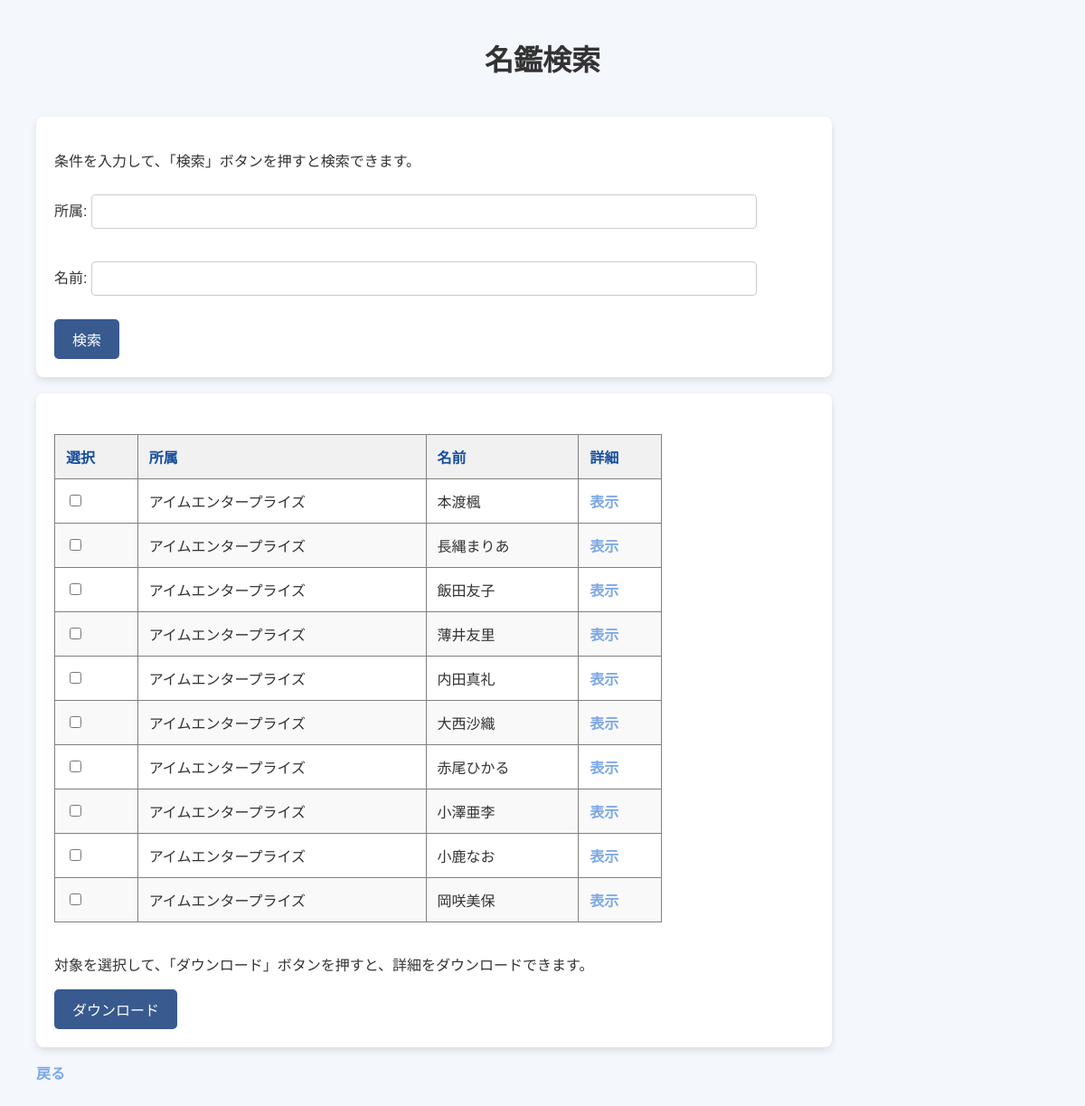
Screenshot of /search/main/ with the database file from the repository.
### search/models.py (models this page shows, shortened)
class Member(models.Model):
    id = models.UUIDField(
        primary_key=True, default=uuid.uuid4, editable=False, verbose_name="ID"
    )
    company = models.CharField(max_length=100, verbose_name="所属")
    name = models.CharField(max_length=20, verbose_name="名前")
    birthday = models.CharField(max_length=4, verbose_name="誕生日")
    hometown = models.CharField(max_length=20, verbose_name="出身")
    history = models.CharField(max_length=100, verbose_name="経歴")
    awards = models.CharField(max_length=100, null=True, verbose_name="受賞歴")
    comment = models.TextField(blank=True, null=True, verbose_name="寸評")
    created_at = models.DateTimeField(auto_now_add=True, verbose_name="作成日時")
    updated_at = models.DateTimeField(auto_now=True, verbose_name="更新日時")

### search/views.py (the view, shortened to what this page needs)
class SearchMainView(View):
    def get(self, request):
        if not request.GET:
            form = MemberForm()
            member_list = Member.objects.all()[:10]
        return render(
            request,
            "search/search_main.html",
            {"form": form, "member_list": member_list},
        )

### search/forms.py
class MemberForm(ModelForm):
    class Meta:
        model = Member
        fields = ["company", "name"]
    def __init__(self, *args, **kwargs):
        super().__init__(*args, **kwargs)
        self.fields["company"].required = False
        self.fields["name"].required = False

### templates/search/search_main.html (shortened to what this page needs)
{% extends "base/base.html" %}
{% block body %}
<div>
    <form method="POST">
        <p>条件を入力して、「検索」ボタンを押すと検索できます。</p>
        {{ form.as_p }}
        <button type="submit">検索</button>
    </form>
    <br>
    {% if member_list %}
    <form method="POST" action="{% url 'search:selected_download' %}">
        <table border="1">
            <thead>
                <tr>
                    <th>選択</th>
                    <th>所属</th>
                    <th>名前</th>
                    <th>詳細</th>
                </tr>
            </thead>
            <tbody>
                {% for member in member_list %}
                <tr>
                    <td><input type="checkbox" name="selected_members" value="{{ member.id }}"></td>
                    <td>{{ member.company }}</td>
                    <td>{{ member.name }} </td>
                    <td><a
                            href="{% url 'search:search_detail' member.id %}?company={{ form.cleaned_data.company }}&name={{ form.cleaned_data.name }}">表示</a>
                    </td>
                </tr>
                {% empty %}
                <tr>
                    <td colspan="3">該当するメンバーが見つかりませんでした。</td>
                </tr>
                {% endfor %}
            </tbody>
        </table>
        {% else %}
        <td colspan="3">対象が見つかりませんでした。</td>
        {% endif %}
        <br>
        <p>対象を選択して、「ダウンロード」ボタンを押すと、詳細をダウンロードできます。</p>
        <button type="submit">ダウンロード</button>
    </form>
    <p><a href="{% url 'search:index' %}">戻る</a></p>
</div>
{% endblock %}

### static/css/base.css (style rules this page uses)
body { font-family: 'Arial', sans-serif; background-color: #f4f7fc; color: #333; margin: 0; padding: 0; box-sizing: border-box; }
div { padding: 20px; }
a { color: #7ca7e7; text-decoration: none; font-weight: bold; }
button { background-color: #385a8e; color: white; padding: 10px 20px; border: none; border-radius: 5px; font-size: 16px; cursor: pointer; }
table { width: 80%; border-collapse: collapse; margin-top: 25px; }
th, td { padding: 12px; text-align: left; }
th { background-color: #f1f1f1; color: #184e9e; }
tr:nth-child(even) { background-color: #f9f9f9; }
form { width: 75%; background-color: #ffffff; padding: 20px; border-radius: 8px; box-shadow: 0 4px 8px rgba(0, 0, 0, 0.1); }
form p input, form p textarea, form p select { font-size: 14px; width: 85%; padding: 10px; margin: 10px 0; border: 1px solid #ccc; border-radius: 4px; }

### rows the page displays
Member: company "アイムエンタープライズ", name "本渡楓"
Member: company "アイムエンタープライズ", name "長縄まりあ"
Member: company "アイムエンタープライズ", name "飯田友子"
Member: company "アイムエンタープライズ", name "薄井友里"
Member: company "アイムエンタープライズ", name "内田真礼"
Member: company "アイムエンタープライズ", name "大西沙織"
Member: company "アイムエンタープライズ", name "赤尾ひかる"
Member: company "アイムエンタープライズ", name "小澤亜李"
Member: company "アイムエンタープライズ", name "小鹿なお"
Member: company "アイムエンタープライズ", name "岡咲美保"
